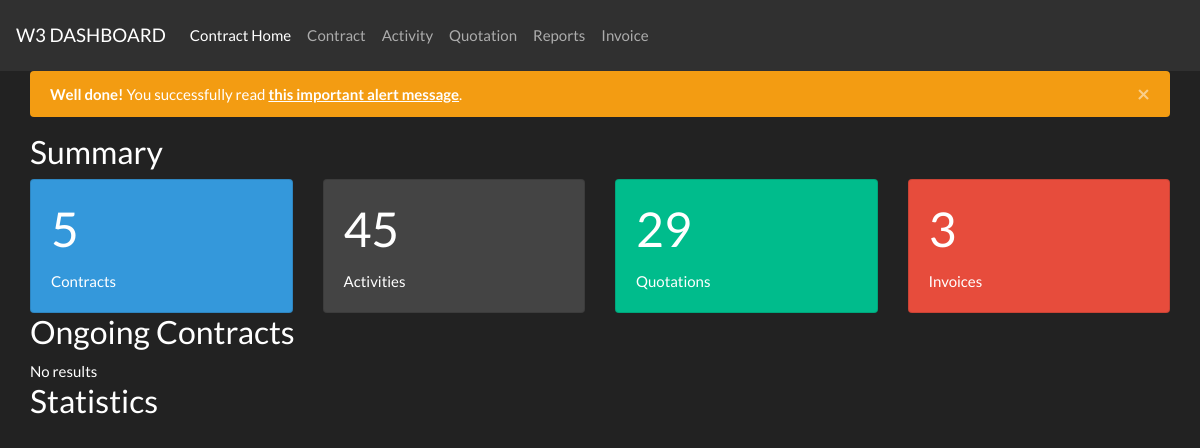
Before: /view/contract/contractHome.php (signed in) with the older database file.
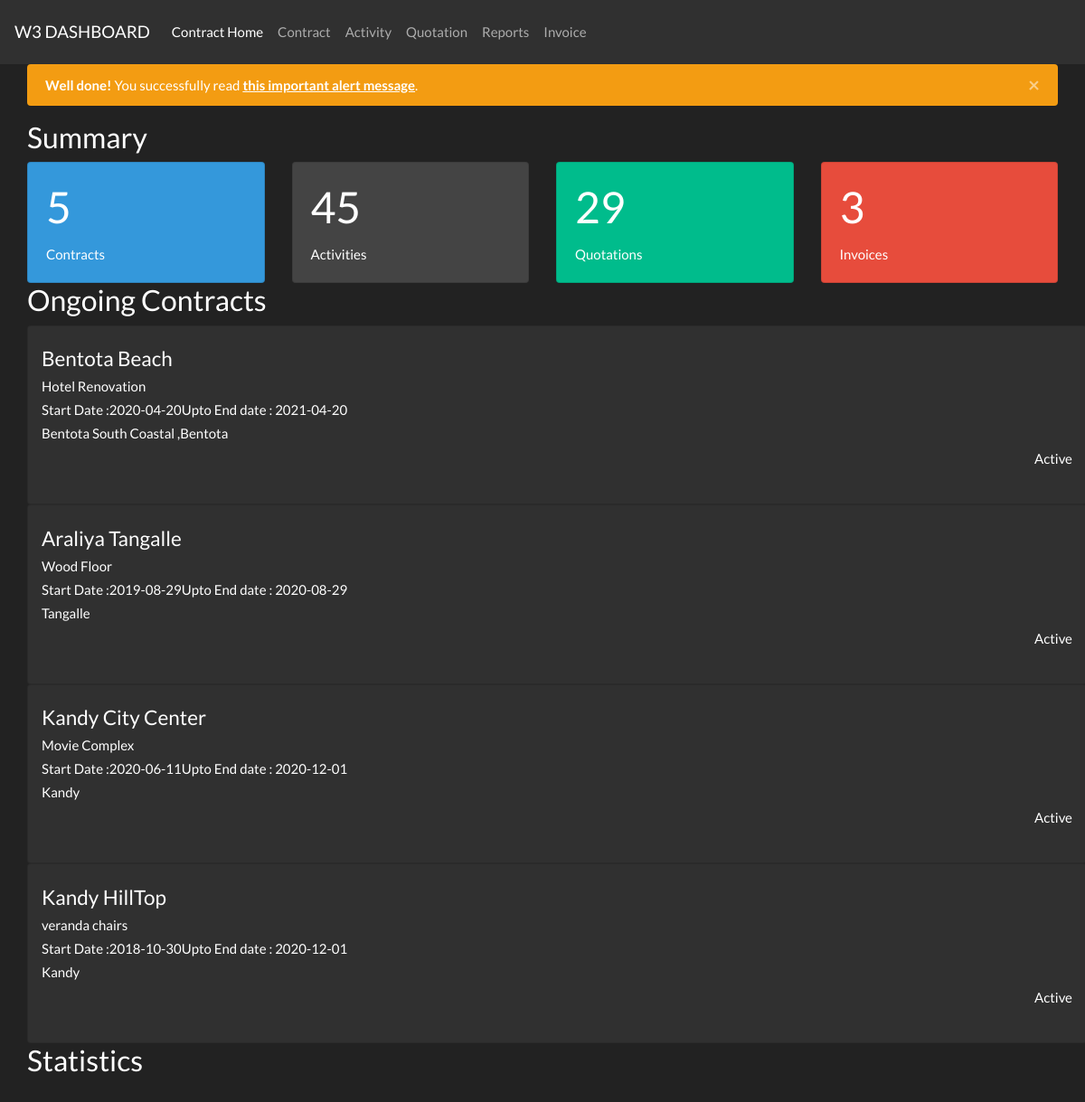
After: the same page with the newer database file.
### tables this page shows
CREATE TABLE `contract` (
  `con_id` int(10) NOT NULL,
  `con_name` varchar(100) NOT NULL,
  `startdate` date NOT NULL,
  `enddate` date NOT NULL,
  `location` varchar(50) NOT NULL,
  `con_desc` varchar(50) NOT NULL,
  `status` varchar(50) NOT NULL,
  `payment_method` varchar(20) NOT NULL,
  `c_id` int(10) NOT NULL,
  `u_id` int(10) NOT NULL
);

### model/contractModel.php (called while the page is built, shortened)
<?php
require_once("./../../inc/config.php");
function getAllActiveContractsDB(){
    global $conn;
	$query = "select * from contract where status = 'Active'";
	$result = mysqli_query($conn,$query);
	return $result;
}
?>

### controller/contract/contractController.php (called while the page is built, shortened)
<?php
require_once("./../../model/contractModel.php");
class Contract{
    function getAllActiveContracts(){
        $res =  getAllActiveContractsDB();
        return $res;
    }
}
?>

### view/contract/contractHome.php (the view, shortened to what this page needs)
<?php
require_once('./contractHeader.php');
require_once('./../../controller/contract/contractController.php');
$con = new Contract();
$result = $con->getAllActiveContracts();
?>
  <div class="container">
      <div class="alert alert-dismissible alert-warning">
        <button type="button" class="close" data-dismiss="alert">&times;</button>
        <strong>Well done!</strong> You successfully read <a href="#" class="alert-link">this important alert message</a>.
      </div>
      <h3>Summary</h3>
    <div class="row">
        <div class="col-sm">
        <div class="card text-white bg-info mb-3" style="max-width: 20rem;">
          <div class="card-body">
            <h1 class="card-title">5</h1>
            <p class="card-text">Contracts</p>
          </div>
        </div>
        </div>
        <div class="col-sm">
        <div class="card text-white bg-secondary mb-3" style="max-width: 20rem;">
          <div class="card-body">
            <h1 class="card-title">45</h1>
            <p class="card-text">Activities</p>
          </div>
        </div>
        </div>
        <div class="col-sm">
        <div class="card text-white bg-success mb-3" style="max-width: 20rem;">
          <div class="card-body">
            <h1 class="card-title">29</h1>
            <p class="card-text">Quotations</p>
          </div>
        </div>
        </div>
        <div class="col-sm">
        <div class="card text-white bg-danger mb-3" style="max-width: 20rem;">
          <div class="card-body">
            <h1 id="value" class="card-title">0</h1>
            <p class="card-text">Invoices</p>
          </div>
        </div>
        </div>
      </div>
      <h3>Ongoing Contracts</h3>
      <?php
      $i=0;
      while($row = mysqli_fetch_array($result)) {
      ?>
      <div class="container card text-white bg-primary" onclick="location.href='./contractSinglePage.php?con_id=<?php echo $row["con_id"]; ?>';" style="cursor: pointer;">
      <br>
      <h4><?php echo $row["con_name"]; ?></h4>
      <h6><?php echo $row["con_desc"]; ?></h6>
      <h6>Start Date :<?php echo $row["startdate"]; ?>Upto End date : <?php echo $row["enddate"]; ?></h6>
      <h6><?php echo $row["location"]; ?></h6>
      <p style="text-align:right;"><?php echo $row["status"]; ?></p>
      <br>
      </div>
      <?php
      $i++;
      }
      if($i==0){
          echo "No results ";
      }
      ?>
      <h3>Statistics</h3>
      <br>
    </div>
</body>
</html>

### view/contract/contractHeader.php (shortened to what this page needs)
<html lang="en">
<head>
    <link href="./../../assets/css/style_darkly.css" rel="stylesheet" type="text/css">
</head>
<body>
<nav class="navbar navbar-expand-lg navbar-dark bg-dark">
  <a class="navbar-brand" href="../dashboard.php">W3 DASHBOARD</a>
  <div class="collapse navbar-collapse" id="navbarColor02">
    <ul class="navbar-nav mr-auto">
      <li class="nav-item active">
        <a class="nav-link" href="./contractHome.php">Contract Home</a>
      </li>
      <li class="nav-item">
        <a class="nav-link" href="./contractAdd.php">Contract</a>
      </li>
      <li class="nav-item">
        <a class="nav-link" href="./activityAdd.php">Activity</a>
      </li>
      <li class="nav-item">
        <a class="nav-link" href="./quotationAdd.php">Quotation</a>
      </li>
      <li class="nav-item">
        <a class="nav-link" href="./reportAdd.php">Reports</a>
      </li>
      <li class="nav-item">
        <a class="nav-link" href="./invoiceAdd.php">Invoice</a>
      </li>
    </ul>
  </div>
</nav>

Changed rows visible on the page:
added contract: con_name "Bentota Beach", con_desc "Hotel Renovation", startdate "2020-04-20", enddate "2021-04-20", location "Bentota South Coastal ,Bentota", status "Active"
added contract: con_name "Araliya Tangalle", con_desc "Wood Floor", startdate "2019-08-29", enddate "2020-08-29", location "Tangalle", status "Active"
added contract: con_name "Kandy City Center", con_desc "Movie Complex", startdate "2020-06-11", enddate "2020-12-01", location "Kandy", status "Active"
added contract: con_name "Kandy HillTop", con_desc "veranda chairs", startdate "2018-10-30", enddate "2020-12-01", location "Kandy", status "Active"
Other visible differences:
text no longer shown: "No results"
